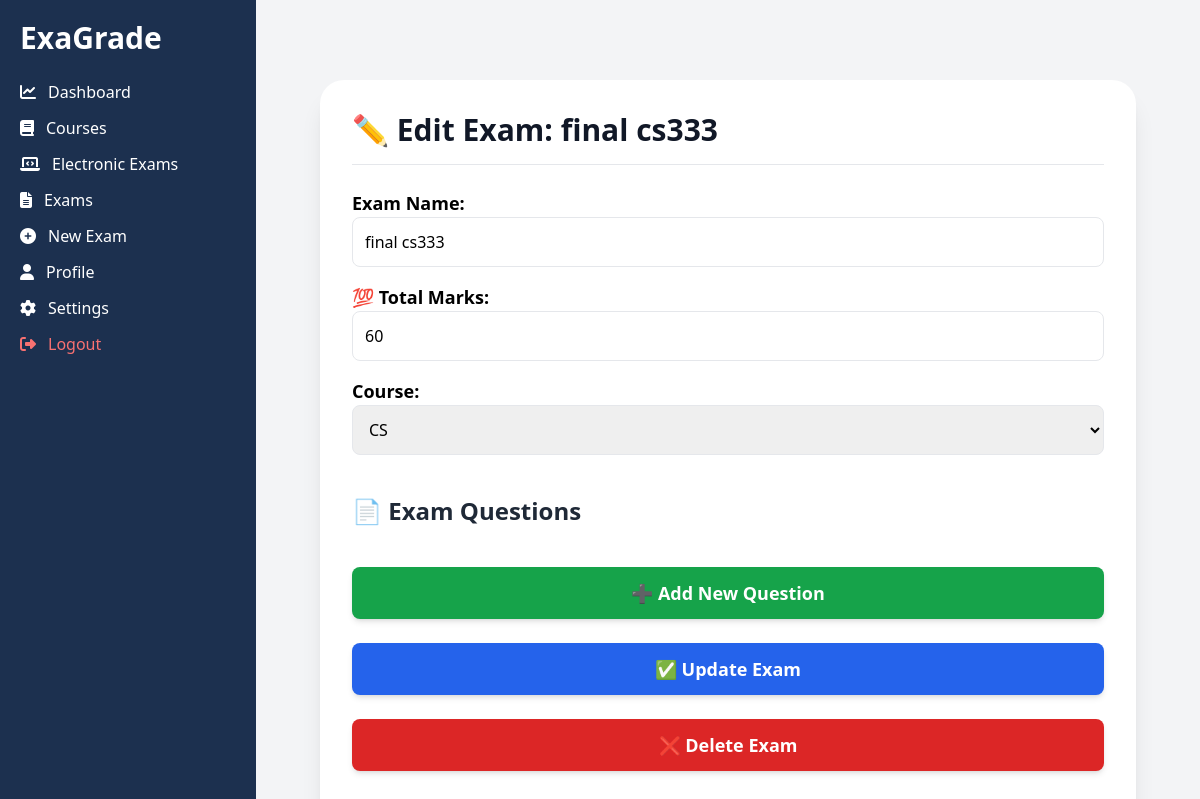
/electronic_exams/edit/8/ (signed in), run on the app's committed database.
### electronic_exams/models.py (models this page shows, shortened)
class ElectronicExam(models.Model):
    title = models.CharField(max_length=255)
    course = models.ForeignKey(Course, on_delete=models.CASCADE)  # ✅ Fixed relation
    total_marks = models.IntegerField(default=100)  # ✅ Ensure total_marks is always set
    duration_minutes = models.IntegerField(null=True, blank=True)
    is_active = models.BooleanField(default=True)  # ✅ Added for exam status

### courses/models.py (models this page shows, shortened)
class Course(models.Model):
    name = models.CharField(max_length=255)
    description = models.TextField(blank=True, null=True)
    instructor = models.ForeignKey(CustomUser, on_delete=models.CASCADE, related_name="courses")
    students = models.ManyToManyField(CustomUser, related_name="enrolled_courses", blank=True)
    course_code = models.CharField(max_length=6, unique=True, blank=True)  # Unique 6-digit code

### electronic_exams/views.py (the view)
# urls.py: path("edit/<int:pk>/", EditExamView.as_view(), name="edit_exam"),
@method_decorator(login_required, name="dispatch")
class EditExamView(UpdateView):
    model = ElectronicExam
    fields = ["title", "total_marks", "course"]
    template_name = "electronic_exams/edit_exam.html"
    success_url = reverse_lazy("electronic_exams:exam_list")
    def dispatch(self, request, *args, **kwargs):
        exam = get_object_or_404(ElectronicExam, pk=self.kwargs["pk"])
        if not request. user.is_instructor:  # ✅ Prevent students from editing
            messages.error(request, "⚠️ Only instructors can edit exams!")
            return redirect("electronic_exams:exam_list")
        return super().dispatch(request, *args, **kwargs)
    def get_context_data(self, **kwargs):
        context = super().get_context_data(**kwargs)
        context["exam"] = self.object
        context["courses"] = Course.objects.all()  # ✅ Ensure courses are available in the template
        return context

### templates/electronic_exams/edit_exam.html (shortened to what this page needs)
{% extends "base.html" %}
{% block content %}
<div class="min-h-screen bg-gray-100 flex justify-center py-10 px-6">
    <div class="w-full max-w-5xl bg-white shadow-xl rounded-3xl p-8">
        <div class="flex justify-between items-center border-b pb-4 mb-6">
            <h1 class="text-3xl font-extrabold text-gray-900">✏️ Edit Exam: {{ exam.title }}</h1>
        </div>
        <form method="POST">
            <label class="block text-lg font-semibold">Exam Name:</label>
            <input type="text" name="exam_name" value="{{ exam.title }}" required class="w-full p-3 border rounded-lg focus:ring focus:ring-blue-400 transition mb-4">
            <label class="block text-lg font-semibold">💯 Total Marks:</label>
            <input type="number" name="total_marks" value="{{ exam.total_marks }}" min="1" required
              class="w-full p-3 border rounded-lg focus:ring focus:ring-blue-400 transition mb-4">
            <label class="block text-lg font-semibold">Course:</label>
            <select name="course" required class="w-full p-3 border rounded-lg focus:ring focus:ring-blue-400 transition mb-4">
                {% for course in courses %}
                <option value="{{ course.id }}" {% if course.id == exam.course.id %}selected{% endif %}>{{ course.name }}</option>
                {% endfor %}
            </select>
            <h2 class="text-2xl font-semibold text-gray-800 mt-6 mb-4">📄 Exam Questions</h2>
            <button type="button" id="addQuestionBtn" class="w-full mt-6 bg-green-600 text-white py-3 rounded-lg shadow-md font-semibold text-lg hover:bg-green-700 transition">
                ➕ Add New Question
            </button>
            <button type="submit" class="mt-6 w-full bg-blue-600 text-white py-3 rounded-lg font-semibold text-lg shadow-md hover:bg-blue-700 transition">
                ✅ Update Exam
            </button>
            <button id="openDeleteModal"
                class="mt-6 w-full bg-red-600 text-white py-3 rounded-lg font-semibold text-lg shadow-md hover:bg-red-700 transition">
                ❌ Delete Exam
            </button>
        </form>
    </div>
</div>
{% endblock %}

### data on the page
ElectronicExam: title "final cs333", exam_name "final cs333", total_marks "60", course "CS"
